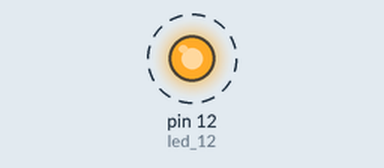
The sketch below on a simulated Arduino Uno, built with avr-gcc and run on an emulated ATmega328P. Parts: output pins drawn as LEDs (lit = HIGH). Dashed ring = blinking.

Above: at 0.2 s.
Timing chart, 0 to 3.0 s (numbered marks = the images above):
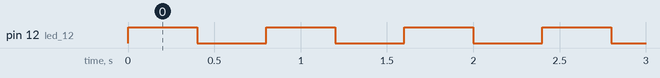

Measured:
- by itself, pin 12 (led_12): alternates HIGH for 0.40 s and LOW for 0.40 s

The sketch:

led.ino
```cpp
// set pin number
int led_12 = 12;

void setup() {
  pinMode(led_12, OUTPUT);

}

void loop() {
  // put your main code here, to run repeatedly:
  digitalWrite(led_12, 1);
  delay(400);
    digitalWrite(led_12, 0);
  delay(400);
}
```
